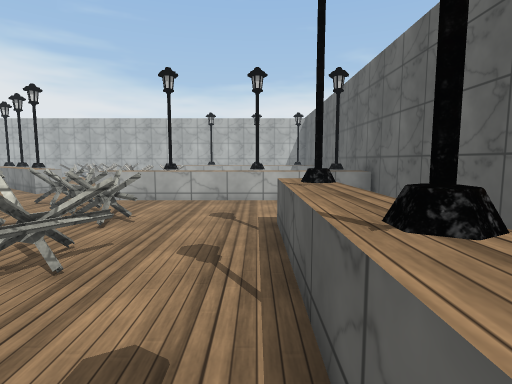
[1] (above)

18 first-person views from a walk through a Unity game level. The camera is 1.4 m above the floor, tilts 6° down and sees 80° across. The floor is counted in squares, 1 m on a side. Each view is taken from the middle of a square. On the plan, view 1 faces up. The plan holds only what a view shows up to about 14 squares ahead; the rest is blank. The player is left out. Some surface patterns are stand-ins.

[2]
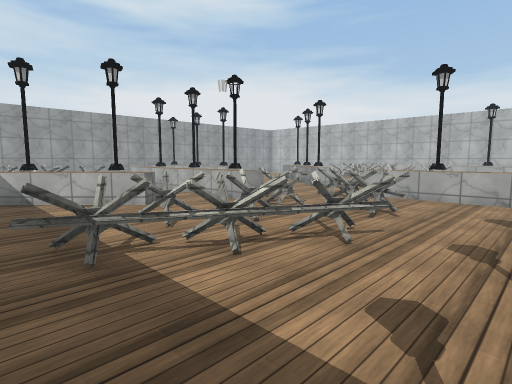

[3]
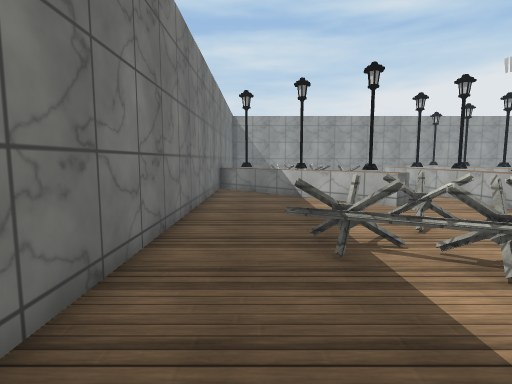

[4]
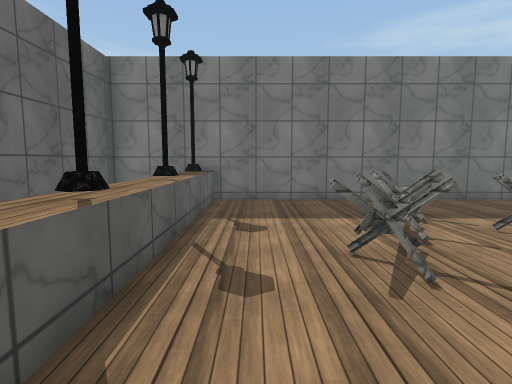

[5]
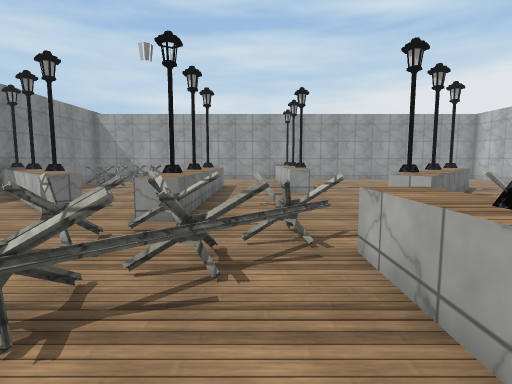

[6]
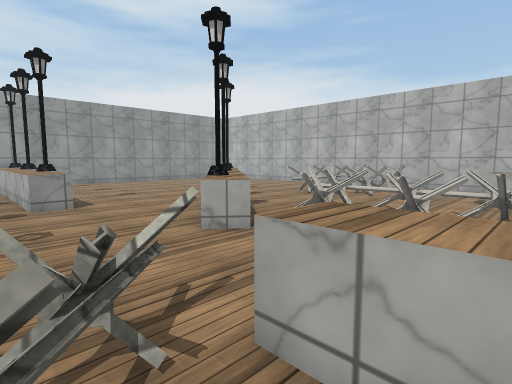

[7]
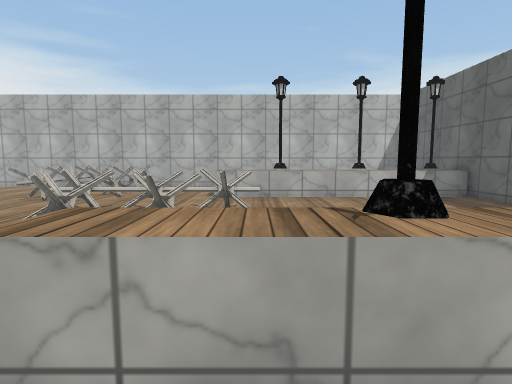

[8]
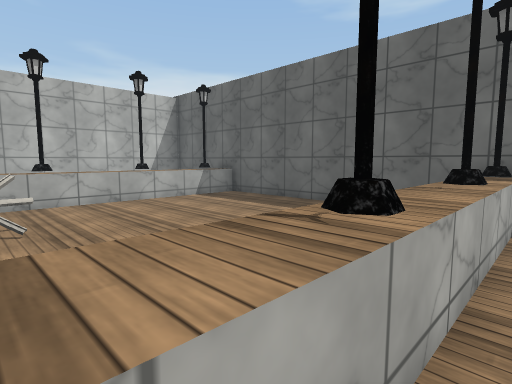

[9]
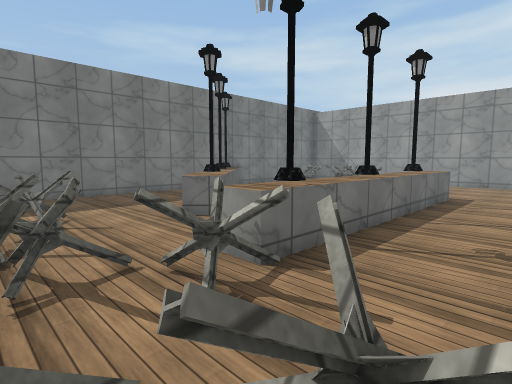

[10]
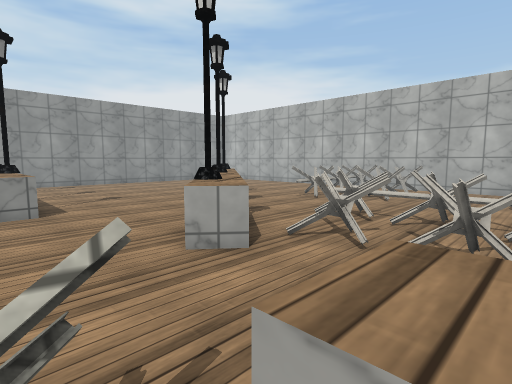

[11]
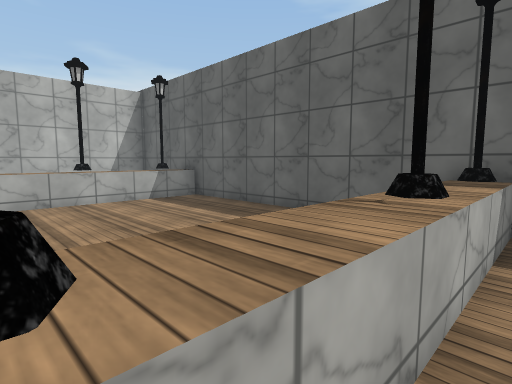

[12]
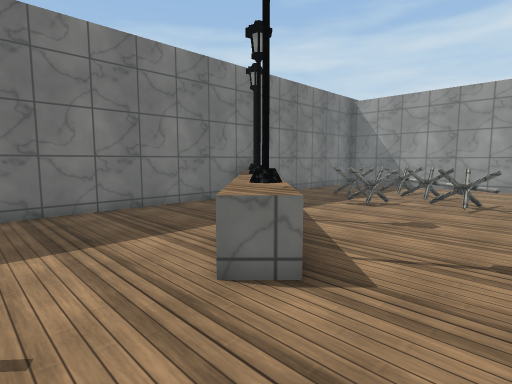

[13]
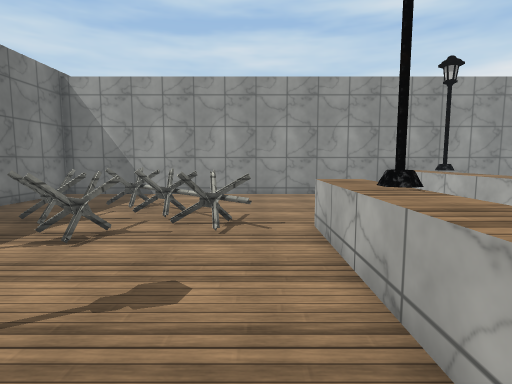

[14]
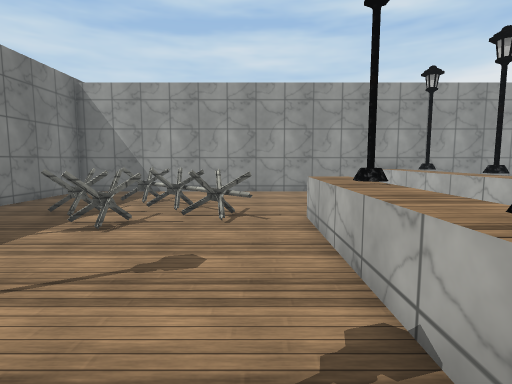

[15]
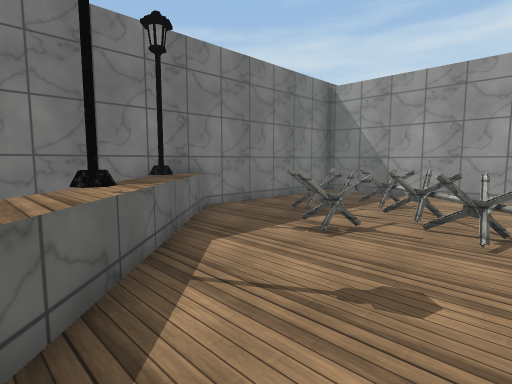

[16]
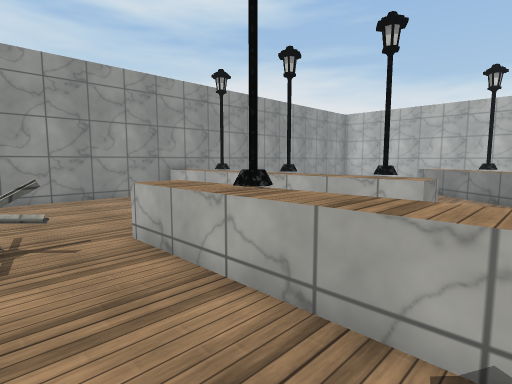

[17]
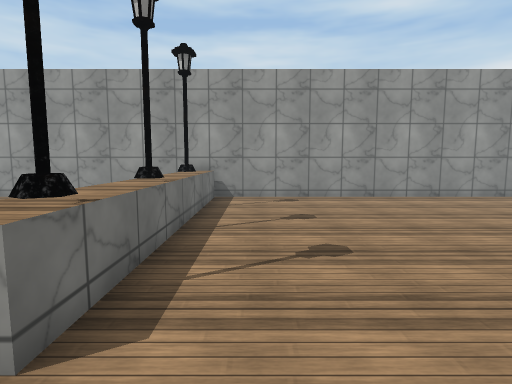

[18]
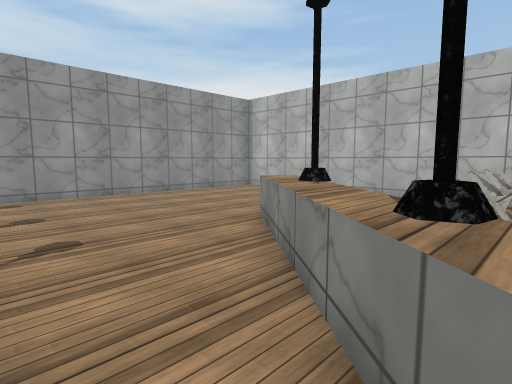

### Floor plan
Key: @ floor where view 1 was taken; # wall or solid block; x gap in a wall; . floor; = window, fence, low wall or low ledge; ^ raised ledge; T thing the floor can be seen under or through; O other object.
Columns run from 24 left of view 1 to 4 right of it. Each row starts with its distance up from view 1.
 25      ######################
 24             O O.
 23 #        .. O OO            #
 22 #. ..    .. OOO. ..         #
 21 #.....    ..O.OO...^^#^^#^^^#
 20 #......  ...OO..............#
 19 #.......^^..O...............#
 18 #.......^^^....##.##........#
 17 #........^O^...======.......#
 16 #..........^^...##..........#
 15 #...........OO..=##.........#
 14 #............^^^#.          #
 13 #.............#O..          #
 12 #........................   #
 11 #^^^^^^^^^^.......=^^#^^#^^^#
 10 #     ...........=#.........#
  9 #   .............#==......  #
  8 #..................#=.....  #
  7 #......^^=^^^^^#^=#.==...^  #
  6 #......^^^^^^^^^^.=.#=...^  #
  5 #......x..........x......^  #
  4 #.....=#......^...#=.x#..^
  3 #....==......^O=..=T.=...^
  2 #...==##=...^^^..== TT...^  #
  1 #..#x.###..^O^......=....^  #
  0 #.....=#..^^^......=....@^  #
 -1 #........^O^.............^  #
 -2 #.......^^#..............^  #
 -3 #############################

Where each view was taken, in squares from view 1:
view 1: 0 up, 0 right, facing up
view 2: 1 down, 0 right, facing up-left
view 3: 1 down, 0 right, facing left
view 4: 8 up, 1 left, facing down
view 5: 9 up, 1 left, facing left
view 6: 9 up, 4 left, facing up-left
view 7: 9 up, 4 left, facing up
view 8: 10 up, 5 left, facing up-right
view 9: 10 up, 5 left, facing down-left
view 10: 10 up, 5 left, facing up-left
view 11: 10 up, 3 left, facing up-right
view 12: 6 up, 7 left, facing down-left
view 13: 5 up, 11 left, facing left
view 14: 5 up, 10 left, facing left
view 15: 5 up, 11 left, facing down-left
view 16: 4 up, 12 left, facing up-left
view 17: 13 up, 12 left, facing left
view 18: 13 up, 11 left, facing up-left
